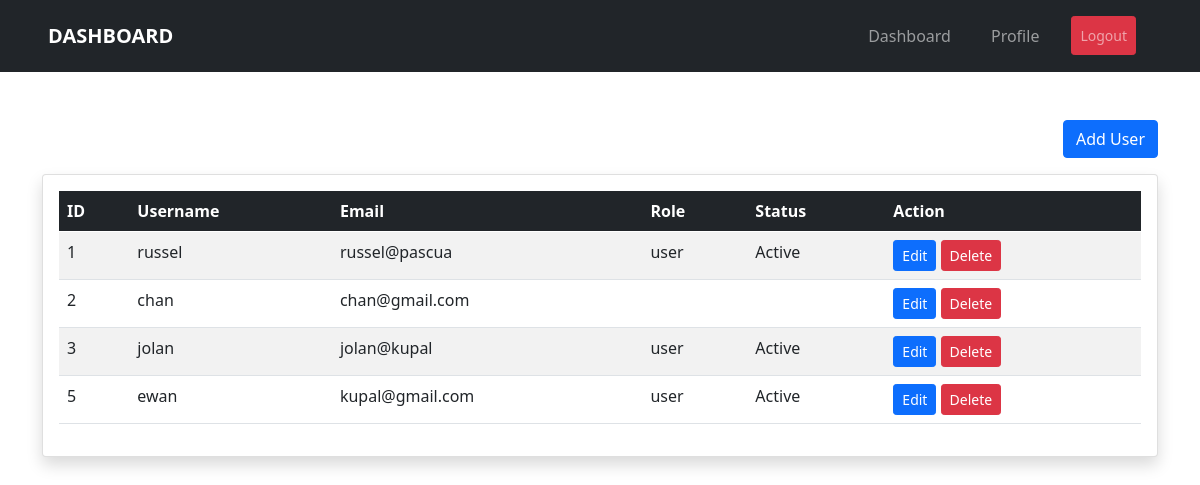
/dash.php (signed in), run on the app's committed database.
### tables this page shows
CREATE TABLE `tbl_signup` (
  `id` int(11) NOT NULL,
  `username` varchar(100) NOT NULL,
  `email` varchar(100) NOT NULL,
  `password` varchar(100) NOT NULL,
  `role` varchar(100) NOT NULL,
  `status` varchar(100) NOT NULL
);

### dash.php (the view, shortened to what this page needs)
<?php
include "db.php";
$sql = "SELECT * FROM tbl_signup";
$result = $conn->query($sql);
?>
<!DOCTYPE html>
<html lang="en">
<head>
<link href="https://cdn.jsdelivr.net/npm/bootstrap@5.0.2/dist/css/bootstrap.min.css" rel="stylesheet">
</head>
<body>
<nav class="navbar navbar-expand-lg navbar-dark bg-dark py-3">
  <div class="container-fluid px-5">
    <a class="navbar-brand fw-bold" href="#">DASHBOARD</a>
    <div class="collapse navbar-collapse" id="navbarNav">
      <ul class="navbar-nav ms-auto gap-4 me-3">
        <li class="nav-item"><a class="nav-link fw-semibold" href="dash.php">Dashboard</a></li>
        <li class="nav-item"><a class="nav-link fw-semibold" href="profile.php">Profile</a></li>
        <li class="nav-item"><a class="nav-link fw-semibold btn btn-danger btn-sm" href="login.php">Logout</a></li>
      </ul>
    </div>
  </div>
</nav>
<div class="container my-5">
<section id="dashboard">
   <div class="d-flex justify-content-end mb-3">
    <button type="button" class="btn btn-primary" data-bs-toggle="modal" data-bs-target="#addModal">
      Add User
    </button>
   </div>
  <div class="card shadow">
    <div class="card-body">
      <table class="table table-striped table-hover">
        <thead class="table-dark">
          <tr>
            <th>ID</th>
            <th>Username</th>
            <th>Email</th>
            <th>Role</th>
            <th>Status</th>
            <th>Action</th>
          </tr>
        </thead>
        <tbody>
            <?php while($row = $result->fetch_assoc()){  ?>
            <tr>
              <td> <?php echo $row['id']; ?> </td>
              <td> <?php echo $row['username']; ?> </td>
              <td> <?php echo $row['email']; ?> </td>
              <td> <?php echo $row['role']; ?> </td>
              <td> <?php echo $row['status']; ?> </td>
              <td>
                <button class="btn btn-primary btn-sm" data-bs-toggle="modal" data-bs-target="#editModal<?php echo $row['id']; ?>"> Edit</button>
                <button class="btn btn-danger btn-sm" data-bs-toggle="modal" data-bs-target="#deleteModal<?php echo $row['id']; ?>"> Delete</button>
              </td>
            </tr>
            <?php } ?>
        </tbody>
      </table>
    </div>
  </div>
</section>
</div>
</body>
</html>

### data on the page
tbl_signup: id "1", username "russel", email "russel@pascua", role "user", status "Active"
tbl_signup: id "2", username "chan", email "chan@gmail.com"
tbl_signup: id "3", username "jolan", email "jolan@kupal", role "user", status "Active"
tbl_signup: id "5", username "ewan", email "kupal@gmail.com", role "user", status "Active"
